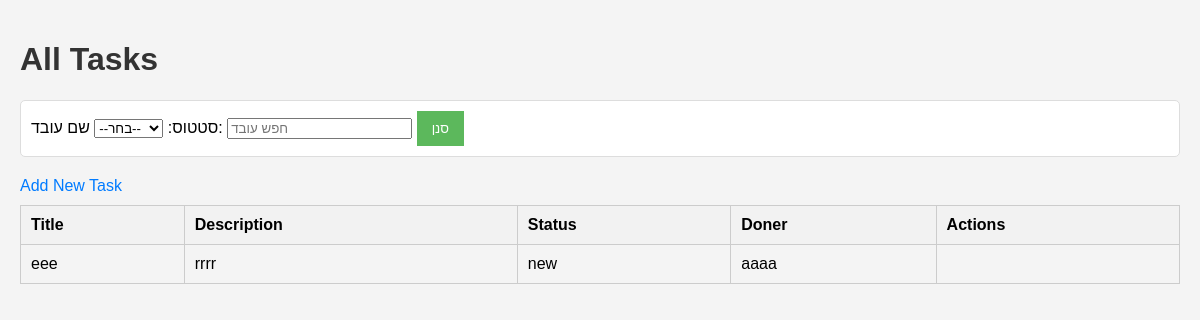
Before: /tasks/ (signed in) with the older database file.
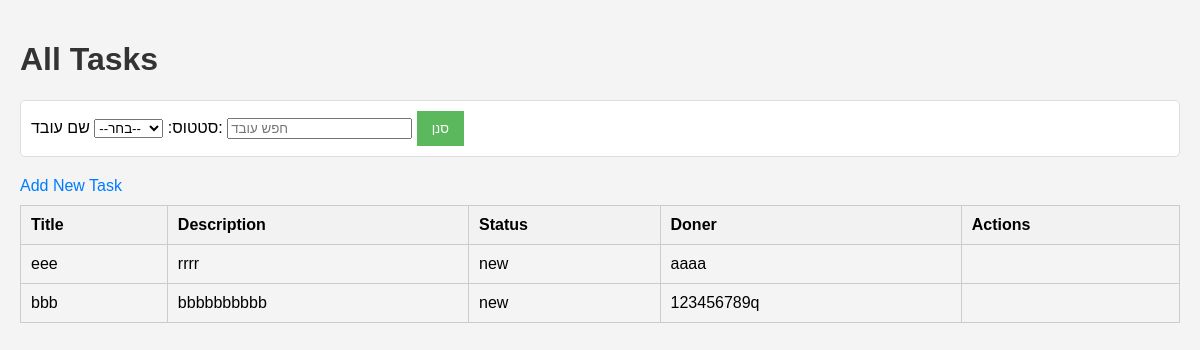
After: the same page with the newer database file.
### EndProject/models.py (models this page shows, shortened)
class Task(models.Model):
    title = models.CharField(max_length=100)
    describe = models.CharField(max_length=1000)
    deadline = models.DateTimeField()
    status = models.CharField(max_length=20, choices=[('new', 'New'), ('process','Process'), ('done', 'Done')] , default='new')
    myTeam = models.ForeignKey("Team", on_delete=models.DO_NOTHING, null=True, blank=True)
    myDoner = models.ForeignKey(User, on_delete=models.DO_NOTHING, null=True, blank=True)

class User(AbstractUser):
    role = models.CharField(max_length=20, choices=(('admin', 'Admin'), ('worker', 'Worker')), default='Worker')
    myTeam =  models.ForeignKey("Team", on_delete = models.DO_NOTHING, null = True, blank = True)
    def __str__(self):
        return self.username

### EndProject/views.py (the view)
# urls.py: path('tasks/', views.task_list, name='task_list'),
@login_required
def task_list(request):
    user = request.user
    tasks = Task.objects.filter(myTeam=user.myTeam)
    status = request.GET.get('status')
    if status:
        tasks = tasks.filter(status=status)
    employee_name = request.GET.get('employee_name')
    if employee_name:
        tasks = tasks.filter(assigned_to__name__icontains=employee_name)
    return render(request, 'Tasks/task_list.html', {'Tasks': tasks})

### templates/Tasks/task_list.html (shortened to what this page needs)
{% load static %}
<!DOCTYPE html>
<html>
<head>
    <link rel="stylesheet" type="text/css" href="{% static 'endProject/styles.css' %}">
</head>
<body>
    <h1>All Tasks</h1>
    <form method="GET" action="{% url 'task_list' %}">
        <label for="status">סטטוס:</label>
        <select name="status" id="status">
            <option value="">--בחר--</option>
        </select>
        <label for="employee_name">שם עובד:</label>
        <input type="text" name="employee_name" id="employee_name" placeholder="חפש עובד"/>
        <button type="submit">סנן</button>
    </form>
    {% if user.role == "admin" %}
        <a href="{% url 'task_create' %}">Add New Task</a>
    {% endif %}
    <table border="1">
        <tr>
            <th>Title</th>
            <th>Description</th>
            <th>Status</th>
            <th>Doner</th>
            <th>Actions</th>
        </tr>
        {% for task in Tasks %}
        <tr>
            <td>{{ task.title }}</td>
            <td>{{ task.describe }}</td>
            <td>{{ task.status }}
            </td>
            <td>{{ task.myDoner }}</td>
            <td>
            </td>
        </tr>
        {% empty %}
        <tr>
            <td colspan="4">No tasks available.</td>
        </tr>
        {% endfor %}
    </table>
</body>
</html>

### EndProject/static/endProject/styles.css (style rules this page uses)
body { font-family: Arial, sans-serif; margin: 0; padding: 20px; background-color: #f4f4f4; }
h1 { color: #333; }
form { margin-bottom: 20px; padding: 10px; background: #fff; border: 1px solid #ddd; border-radius: 5px; }
table { width: 100%; border-collapse: collapse; margin-top: 10px; }
th, td { padding: 10px; text-align: left; border: 1px solid #ccc; }
th { background-color: #f2f2f2; }
button { background-color: #5cb85c; color: white; border: none; padding: 10px 15px; cursor: pointer; }
a { text-decoration: none; color: #007bff; }

Changed rows visible on the page:
added Task: title "bbb", describe "bbbbbbbbbb", status "new", myDoner "123456789q"
